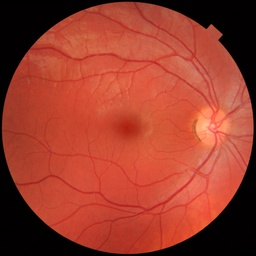
#> input picture data/sample-image.jpg, 256 x 256 px, shrunk from 1411 x 1411 before the run, found by its file name
$ jupyter execute Retinal_Vessel_Segmentation.ipynb
#> lines starting #> are read from the running program, lines starting #| are printed output that depends on the picture; after the words box and inside, x2 and y2 are one past the last pixel; in counts of white or black regions, pixels touching at a corner belong together
Cell 1 – Imports & I/O

[cell 1]
# Basic imports
import cv2
import numpy as np
import matplotlib.pyplot as plt

# Read colour fundus and keep its original shape
img = cv2.imread('/content/sample-image.jpg')
#> img is the input picture: shape (256, 256, 3); mean B, G, R 44.6, 60.9, 154.8
if img is None:
    raise FileNotFoundError('Check the image path!')

# BGR ➜ RGB for visualisation, but we keep green channel separately
rgb      = cv2.cvtColor(img, cv2.COLOR_BGR2RGB)
green    = img[:, :, 1].astype(np.uint8)       # green channel
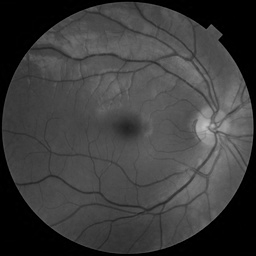
#> green: shape (256, 256); min 0, max 191, mean 60.9
print('Image shape :', img.shape)
#| Image shape : (256, 256, 3)

Cell 2 – Structuring-Element Generator

[cell 2]
def disk(radius: int) -> np.ndarray:
    """
    Boolean mask for a disk structuring element.
    """
    y, x = np.ogrid[-radius:radius+1, -radius:radius+1]
    return (x**2 + y**2) <= radius**2

se_disk = disk(5)
print('Disk SE size :', se_disk.shape)

se_disk_uint8 = se_disk.astype(np.uint8) * 255

Cell 3 – Core Grey-Scale Morphology

[cell 3]
def _pad(img, se):
    py, px = se.shape[0]//2, se.shape[1]//2
    return np.pad(img, ((py, py), (px, px)), mode='edge')

def gray_erosion(img, se):
    padded = _pad(img, se)
    out    = np.empty_like(img)
    coords = np.argwhere(se)                     # (N,2)
    for i in range(img.shape[0]):
        for j in range(img.shape[1]):
            region = padded[i+coords[:,0], j+coords[:,1]]
            out[i, j] = region.min()
    return out

def gray_dilation(img, se):
    padded = _pad(img, se)
    out    = np.empty_like(img)
    coords = np.argwhere(se)
    for i in range(img.shape[0]):
        for j in range(img.shape[1]):
            region = padded[i+coords[:,0], j+coords[:,1]]
            out[i, j] = region.max()
    return out

def gray_opening(img, se):
    return gray_dilation(gray_erosion(img, se), se)

def gray_closing(img, se):
    return gray_erosion(gray_dilation(img, se), se)

se3 = np.ones((3, 3), dtype=bool)

def bin_erosion(img, se):   return (gray_erosion(img, se) == 255).astype(np.uint8)*255
def bin_dilation(img, se):  return (gray_dilation(img, se) == 255).astype(np.uint8)*255
def bin_opening(img, se):   return bin_dilation(bin_erosion(img, se), se)
def bin_closing(img, se):   return bin_erosion(bin_dilation(img, se), se)

Cell 4 – Enhancement Helpers

[cell 4]
def subtract_images(a, b):
    return np.clip(a.astype(int) - b.astype(int), 0, 255).astype(np.uint8)

def white_tophat(img, se):
    return subtract_images(img, gray_opening(img, se))

def black_tophat(img, se):
    return subtract_images(gray_closing(img, se), img)

Cell 5 – Vessel Enhancement Pipeline

[cell 5]
# Background estimate with *large* opening  (radius ≈ 28)
se_bg  = disk(28)
background = gray_opening(green, se_bg)
#> in gray_erosion, `coords = np.argwhere(se)`: coords = 2453 pairs, first value 0 to 56, second value 0 to 56
#> in gray_erosion, `coords = np.argwhere(se)`: se: shape (57, 57) bool; 75.5% white; 4 black regions, box (x1, y1, x2, y2) and area: (0, 0, 28, 28) 199, (29, 0, 57, 28) 199, (0, 29, 28, 57) 199, (29, 29, 57, 57) 199

# Flat-field correction
def subtract_images(a, b):
    return np.clip(a.astype(int) - b.astype(int), 0, 255).astype(np.uint8)

flat = subtract_images(green, background)

# Manual contrast stretch to full [0,255]
def normalize_manual(img):
    img = img.astype(np.float32)
    min_val = img.min()
    max_val = img.max()
    norm = (img - min_val) * (255.0 / max(max_val - min_val, 1e-6))
    return norm.astype(np.uint8)

flat_norm = normalize_manual(flat)
#> in normalize_manual, `min_val = img.min()`: min_val = 0
#> in normalize_manual, `max_val = img.max()`: max_val = 122
#> in normalize_manual, `norm = (img - min_val) * (255.0 / max(max_val - min_val, 1e-6))`:
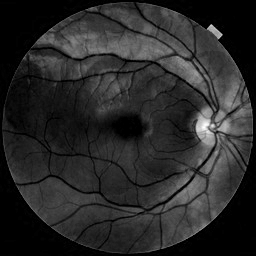
#> norm: shape (256, 256) float32; min 0, max 255, mean 41.2

# Multi-scale white tophat on inverted image
inv_flat = 255 - flat_norm
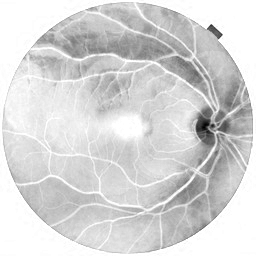
#> inv_flat: shape (256, 256); min 0, max 255, mean 214.2

enh_s1 = white_tophat(inv_flat, disk(5))       # finer vessels
enh_s2 = white_tophat(inv_flat, disk(7))       # small vessels
enh_s3 = white_tophat(inv_flat, disk(9))       # medium vessels
#> in _pad (call 8), `return np.pad(img, ((py, py), (px, px)), mode='edge')`:
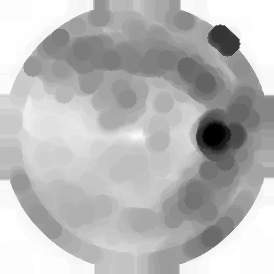
#> returned value: shape (274, 274); min 0, max 255, mean 184.7
enhanced = np.maximum.reduce([enh_s1, enh_s2, enh_s3]).astype(np.uint8)

# quick visual check
plt.figure(figsize=(12,3))
plt.subplot(1,3,1); plt.imshow(flat_norm, cmap='gray'); plt.title('Flat-fielded'); plt.axis('off')
plt.subplot(1,3,2); plt.imshow(enh_s1, cmap='gray');   plt.title('Top-Hat r=7'); plt.axis('off')
plt.subplot(1,3,3); plt.imshow(enhanced, cmap='gray'); plt.title('Merged Enhancement'); plt.axis('off')
plt.show()

Cell 6 – Manual Otsu Threshold

[cell 6]
def otsu_threshold(img):
    """Return optimal global threshold T calculated via Otsu."""
    hist, _ = np.histogram(img.ravel(), bins=256, range=(0,256))
    hist    = hist.astype(np.float32)
    prob    = hist / hist.sum()

    omega = np.cumsum(prob)
    mu_t  = np.cumsum(prob * np.arange(256))
    mu    = mu_t / np.maximum(omega, 1e-6)

    sigma_b2 = (mu_t[-1] * omega - mu_t)**2 / np.maximum(omega * (1 - omega), 1e-6)
    k = np.nanargmax(sigma_b2)      # index of maximum between-class variance
    return k

T         = otsu_threshold(enhanced)
#> in otsu_threshold, `hist, _ = np.histogram(img.ravel(), bins=256, range=(0,256))`: hist = 256 values, max 13705 at index 0, min 0 at index 1, mean 256
#> in otsu_threshold, `prob    = hist / hist.sum()`: prob = 256 values, max 0.209 at index 0, min 0 at index 1, mean 0.00391
#> in otsu_threshold, `omega = np.cumsum(prob)`: omega = 256 values from 0.209 to 1
#> in otsu_threshold, `mu_t  = np.cumsum(prob * np.arange(256))`: mu_t = 256 values from 0 to 13.24
#> in otsu_threshold, `sigma_b2 = (mu_t[-1] * omega - mu_t)**2 / np.maximum(omega * (1 - omeg..`: sigma_b2 = 256 values, max 219.1 at index 31, min 0 at index 153, mean 60.46
#> in otsu_threshold, `k = np.nanargmax(sigma_b2)`: k = 31
#> T = 31
mask_otsu = (enhanced >= T).astype(np.uint8)*255
#> mask_otsu: shape (256, 256); 11.7% white; 200 white regions (190 under 20 px), largest, box (x1, y1, x2, y2) and area: (16, 0, 256, 256) 6241, (0, 91, 8, 166) 260, (103, 159, 189, 187) 175
print('Otsu threshold :', T)
#| Otsu threshold : 31

Cell 7 – Custom helpers for cleanup

[cell 7]
def area_opening(binary_img, min_area=80):
    """
    Removes connected components smaller than min_area using BFS.
    Assumes binary image with 0 and 255 values.
    """
    h, w = binary_img.shape
    visited = np.zeros((h, w), dtype=bool)
    output = binary_img.copy()

    for y in range(h):
        for x in range(w):
            if binary_img[y, x] == 255 and not visited[y, x]:
                # Start BFS
                Q = deque([(y, x)])
                coords = [(y, x)]
                visited[y, x] = True

                while Q:
                    cy, cx = Q.popleft()
                    for ny in range(cy-1, cy+2):
                        for nx in range(cx-1, cx+2):
                            if 0 <= ny < h and 0 <= nx < w:
                                if binary_img[ny, nx] == 255 and not visited[ny, nx]:
                                    visited[ny, nx] = True
                                    Q.append((ny, nx))
                                    coords.append((ny, nx))

                if len(coords) < min_area:
                    for (yy, xx) in coords:
                        output[yy, xx] = 0

    return output

def manual_threshold(img, thresh=10):
    return ((img >= thresh) * 255).astype(np.uint8)

Cell 8 – Binary Reconstruction (Hysteresis) + Area Opening

[cell 8]
from collections import deque

# weak mask
weak   = mask_otsu.copy()
marker = bin_erosion(weak, disk(3))  # keeps center-lines
#> in _pad (call 9), `return np.pad(img, ((py, py), (px, px)), mode='edge')`: returned value: shape (262, 262); 12.3% white; 200 white regions (190 under 20 px), largest, box (x1, y1, x2, y2) and area: (19, 0, 262, 262) 6850, (0, 94, 11, 169) 461, (106, 162, 192, 190) 175
#> in gray_erosion (call 5), `coords = np.argwhere(se)`: coords = 29 pairs, first value 0 to 6, second value 0 to 6
#> after the loop in gray_erosion (call 5), `for i in range(img.shape[0]):`:
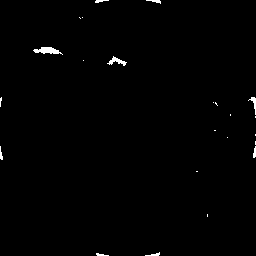
#> out: shape (256, 256); 0.69% white; 23 white regions (14 under 20 px), largest, box (x1, y1, x2, y2) and area: (33, 47, 63, 55) 133, (107, 56, 127, 66) 78, (248, 97, 256, 115) 46

# binary reconstruction
def binary_reconstruct(marker, mask):
    h, w = marker.shape
    out  = marker.copy()
    Q = deque(zip(*np.where(out == 255)))
    while Q:
        y, x = Q.popleft()
        for ny in range(y-1, y+2):
            for nx in range(x-1, x+2):
                if (0 <= ny < h) and (0 <= nx < w):
                    if out[ny, nx] == 0 and mask[ny, nx]:
                        out[ny, nx] = 255
                        Q.append((ny, nx))
    return out

recon = binary_reconstruct(marker, weak)
#> the loop in binary_reconstruct, `while Q:` made 6501 passes
#> (y, x) on passes 1 to 3: (0, 96), (0, 97), (0, 98)
#> after the loop in binary_reconstruct, `while Q:`: out: shape (256, 256); 9.9% white; 2 white regions, box (x1, y1, x2, y2) and area: (16, 0, 256, 256) 6241, (0, 91, 8, 166) 260

# morphological tidy-up
recon = bin_closing(recon, disk(5))
#> in _pad (call 10), `return np.pad(img, ((py, py), (px, px)), mode='edge')`: returned value: shape (266, 266); 11.1% white; 2 white regions, box (x1, y1, x2, y2) and area: (21, 0, 266, 266) 7256, (0, 96, 13, 171) 595
#> after the loop in gray_dilation (call 5), `for i in range(img.shape[0]):`: out: shape (256, 256); 32.7% white; 2 white regions, box (x1, y1, x2, y2) and area: (11, 0, 256, 256) 20660, (0, 86, 13, 171) 754
#> in _pad (call 11), `return np.pad(img, ((py, py), (px, px)), mode='edge')`:
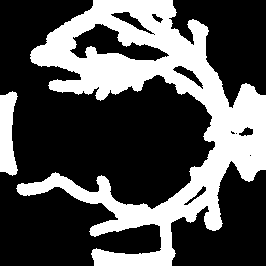
#> returned value: shape (266, 266); 32.5% white; 2 white regions, box (x1, y1, x2, y2) and area: (16, 0, 266, 266) 21825, (0, 91, 18, 176) 1139
#> after the loop in gray_erosion (call 6), `for i in range(img.shape[0]):`: out: shape (256, 256); 15.1% white; 2 white regions, box (x1, y1, x2, y2) and area: (16, 0, 256, 256) 9626, (0, 91, 8, 166) 263
recon = bin_opening(recon, se3)
#> in _pad (call 12), `return np.pad(img, ((py, py), (px, px)), mode='edge')`: returned value: shape (258, 258); 15.3% white; 2 white regions, box (x1, y1, x2, y2) and area: (17, 0, 258, 258) 9829, (0, 92, 9, 167) 330
#> after the loop in gray_erosion (call 7), `for i in range(img.shape[0]):`:
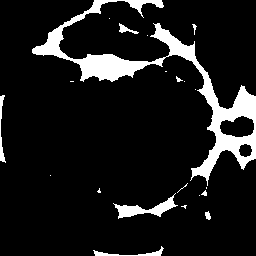
#> out: shape (256, 256); 10.5% white; 21 white regions (12 under 20 px), largest, box (x1, y1, x2, y2) and area: (32, 0, 256, 186) 5770, (113, 193, 178, 219) 533, (93, 246, 164, 256) 187
#> in _pad (call 13), `return np.pad(img, ((py, py), (px, px)), mode='edge')`: returned value: shape (258, 258); 10.7% white; 21 white regions (12 under 20 px), largest, box (x1, y1, x2, y2) and area: (33, 0, 258, 187) 5901, (114, 194, 179, 220) 533, (94, 247, 165, 258) 253
#> after the loop in gray_dilation (call 6), `for i in range(img.shape[0]):`: out: shape (256, 256); 14% white; 13 white regions (4 under 20 px), largest, box (x1, y1, x2, y2) and area: (31, 0, 256, 220) 8195, (92, 245, 165, 256) 295, (0, 94, 7, 164) 254

# area opening (handmade)
recon = area_opening(recon, min_area=100)
#> after the loop in area_opening, `for y in range(h):`:
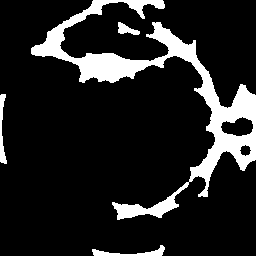
#> output: shape (256, 256); 13.6% white; 4 white regions, box (x1, y1, x2, y2) and area: (31, 0, 256, 220) 8195, (92, 245, 165, 256) 295, (0, 94, 7, 164) 254, (118, 22, 140, 35) 153

# retina ROI from green channel
retina_roi = manual_threshold(green, thresh=15)
#> in manual_threshold, `return ((img >= thresh) * 255).astype(np.uint8)`: returned value: shape (256, 256); 76.6% white; 1 black region, box (x1, y1, x2, y2) and area: (0, 0, 256, 256) 15340
retina_roi = bin_closing(retina_roi, disk(10)) > 0
#> in _pad (call 14), `return np.pad(img, ((py, py), (px, px)), mode='edge')`:
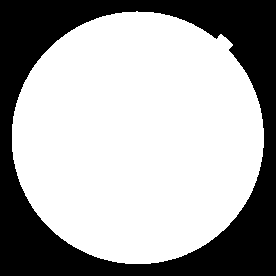
#> returned value: shape (276, 276); 65.9% white; 1 black region, box (x1, y1, x2, y2) and area: (0, 0, 276, 276) 25980
#> in gray_dilation (call 7), `coords = np.argwhere(se)`: coords = 317 pairs, first value 0 to 20, second value 0 to 20
#> in gray_dilation (call 7), `coords = np.argwhere(se)`: se: shape (21, 21) bool; 71.9% white; 4 black regions, box (x1, y1, x2, y2) and area: (0, 0, 10, 10) 31, (11, 0, 21, 10) 31, (0, 11, 10, 21) 31, (11, 11, 21, 21) 31
#> after the loop in gray_dilation (call 7), `for i in range(img.shape[0]):`:
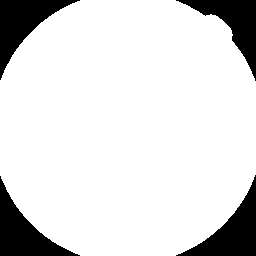
#> out: shape (256, 256); 86.1% white; 4 black regions, box (x1, y1, x2, y2) and area: (176, 175, 256, 256) 2351, (0, 176, 80, 256) 2320, (0, 0, 80, 80) 2307, (176, 0, 256, 81) 2123

# mask outside field of view
recon[~retina_roi] = 0
mask_clean = recon.copy()
